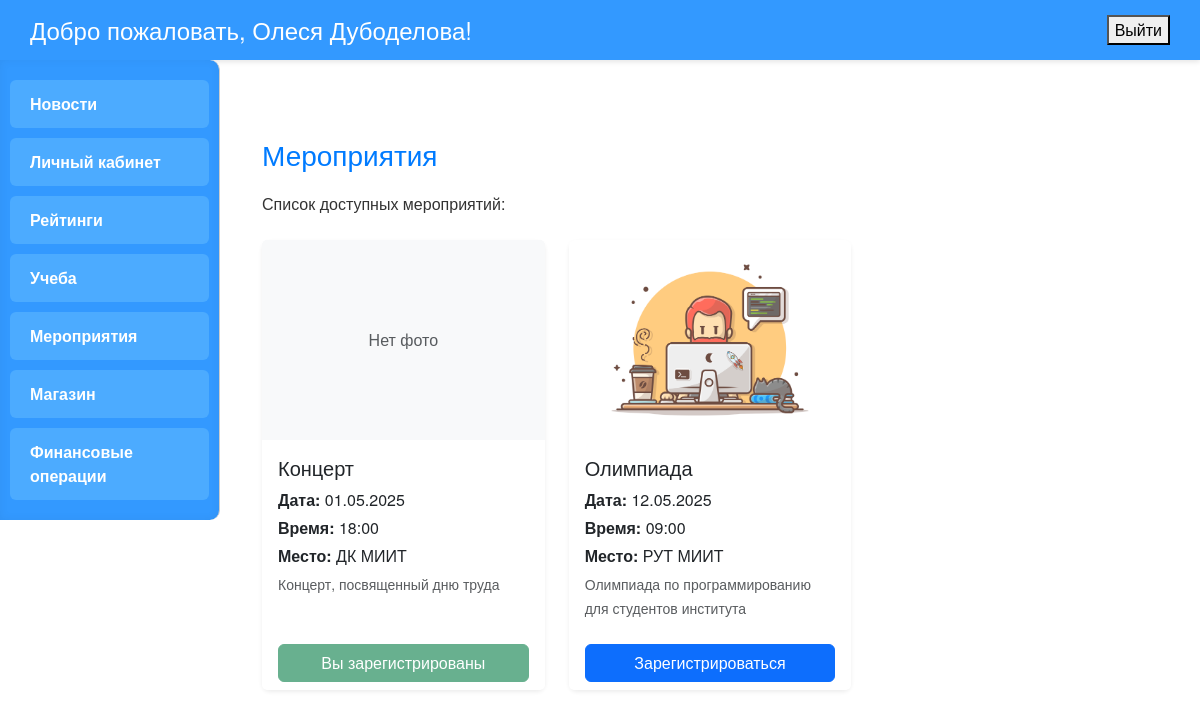
Screenshot of /events/ (signed in) with the database file from the repository.
### main/models.py (models this page shows, shortened)
class Events(models.Model):
    event_id = models.AutoField(primary_key=True)
    date = models.DateField(verbose_name='Дата')
    time = models.TimeField(verbose_name='Время')
    event_name = models.CharField(max_length=100, verbose_name='Название мероприятия')
    place = models.CharField(max_length=100, verbose_name='Место проведения')
    available = models.BooleanField(default=True, verbose_name='Доступность')
    notes = models.TextField(blank=True, null=True, verbose_name='Примечания')
    event_photo = models.ImageField(upload_to='event_photos/', blank=True, null=True, verbose_name='Фото мероприятия')

### main/views.py (the view, shortened to what this page needs)
# urls.py: path('events/', views.events, name='events'),
@login_required
def events(request):
    profile = request.user.profile
    all_events = Events.objects.all()
    form_create = EventForm(prefix='create')
    form_edit = None
    event_to_edit = None
    for event in all_events:
        event.is_registered = event.registrations.filter(user=request.user).exists()
    return render(request, 'extracurricular/events.html', {
        'events': all_events,
        'profile': profile,
        'form_create': form_create,
        'form_edit': form_edit,
        'event_to_edit': event_to_edit,
    })

### main/templates/extracurricular/events.html (shortened to what this page needs)
{% extends "main/base.html" %}
{% block content %}
<div class="container mt-5">
    <h2>Мероприятия</h2>
    <p class="mb-4">Список доступных мероприятий:</p>
    {% if events %}
        <div class="row row-cols-1 row-cols-md-2 row-cols-lg-3 g-4">
            {% for event in events %}
                <div class="col">
                    <div class="card h-100 shadow-sm border-0 rounded-3">
                        {% if event.event_photo %}
                            <img src="{{ event.event_photo.url }}" class="card-img-top"
                                 style="height: 200px; object-fit: cover;">
                        {% else %}
                            <div class="card-img-top bg-light d-flex align-items-center justify-content-center text-muted"
                                 style="height: 200px;">
                                Нет фото
                            </div>
                        {% endif %}
                        <div class="card-body">
                            <h5 class="card-title">{{ event.event_name }}</h5>
                            <p class="card-text mb-1"><strong>Дата:</strong> {{ event.date|date:"d.m.Y" }}</p>
                            <p class="card-text mb-1"><strong>Время:</strong> {{ event.time|time:"H:i" }}</p>
                            <p class="card-text mb-1"><strong>Место:</strong> {{ event.place }}</p>
                            {% if event.notes %}
                                <p class="card-text text-muted"><small>{{ event.notes|truncatechars:100 }}</small></p>
                            {% endif %}
                        </div>
                        <div class="card-footer bg-white border-0">
                            {% if profile.role == 'ST' %}
                                {% if event.is_registered %}
                                    <button class="btn btn-success w-100" disabled>Вы зарегистрированы</button>
                                {% else %}
                                    <a href="{% url 'register_event' event_id=event.event_id %}" class="btn btn-primary w-100">
                                        Зарегистрироваться
                                    </a>
                                {% endif %}
                            {% endif %}
                        </div>
                    </div>
                </div>
            {% endfor %}
        </div>
    {% else %}
        <div class="alert alert-info mt-4">На данный момент нет доступных мероприятий.</div>
    {% endif %}
</div>
{% endblock %}

### main/templates/main/base.html (shortened to what this page needs)
<!DOCTYPE html>
<html lang="ru">
<head>
  <link href="https://cdn.jsdelivr.net/npm/bootstrap@5.3.3/dist/css/bootstrap.min.css" rel="stylesheet">
</head>
<body>
  <div class="header">
    {% if user.is_authenticated %}
      <h1>Добро пожаловать, {{ user.get_full_name|default:user.username }}!</h1>
      <form method="post" action="{% url 'logout' %}">
        <button type="submit" onclick="return confirm('Вы уверены, что хотите выйти?')">Выйти</button>
      </form>
    {% else %}
      <h1>Добро пожаловать!</h1>
      <a href="{% url 'login' %}" class="exit-link">Войти</a>
    {% endif %}
  </div>
  <div class="page-wrapper d-flex">
    <div class="sidebar">
      {% if user.profile.role == 'AD' %}
        <div class="menu-item"><a href="{% url 'news' %}">Новости</a></div>
        <div class="menu-item"><a href="{% url 'home' %}">Личный кабинет</a></div>
        <div class="menu-item"><a href="{% url 'dashboard' %}">Рейтинги</a></div>
        <div class="menu-item"><a href="{% url 'study' %}">Учеба</a></div>
        <div class="menu-item"><a href="{% url 'subjects' %}">Предметы</a></div>
        <div class="menu-item"><a href="{% url 'events' %}">Мероприятия</a></div>
        <div class="menu-item"><a href="{% url 'registrations' %}">Регистрации</a></div>
        <div class="menu-item"><a href="{% url 'shop' %}">Магазин</a></div>
        <div class="menu-item"><a href="{% url 'orders' %}">Заказы</a></div>
        <div class="menu-item"><a href="{% url 'operations' %}">Финансовые операции</a></div>
      {% elif user.profile.role == 'ST' %}
        <div class="menu-item"><a href="{% url 'news' %}">Новости</a></div>
        <div class="menu-item"><a href="{% url 'home' %}">Личный кабинет</a></div>
        <div class="menu-item"><a href="{% url 'dashboard' %}">Рейтинги</a></div>
        <div class="menu-item"><a href="{% url 'study' %}">Учеба</a></div>
        <div class="menu-item"><a href="{% url 'events' %}">Мероприятия</a></div>
        <div class="menu-item"><a href="{% url 'shop' %}">Магазин</a></div>
        <div class="menu-item"><a href="{% url 'operations' %}">Финансовые операции</a></div>
      {% elif user.profile.role == 'MA' %}
        <div class="menu-item"><a href="{% url 'news' %}">Новости</a></div>
        <div class="menu-item"><a href="{% url 'home' %}">Личный кабинет</a></div>
        <div class="menu-item"><a href="{% url 'events' %}">Мероприятия</a></div>
        <div class="menu-item"><a href="{% url 'registrations' %}">Регистрации</a></div>
      {% elif user.profile.role == 'PR' %}
        <div class="menu-item"><a href="{% url 'news' %}">Новости</a></div>
        <div class="menu-item"><a href="{% url 'home' %}">Личный кабинет</a></div>
        <div class="menu-item"><a href="{% url 'shop' %}">Магазин</a></div>
        <div class="menu-item"><a href="{% url 'orders' %}">Заказы</a></div>
      {% endif %}
    </div>
    <div class="main">
      {% block content %}{% endblock %}
    </div>
  </div>
</body>
</html>

### main/templates/main/base.html (style rules this page uses)
body { margin: 0; font-family: 'Helvetica Neue', Arial, sans-serif; background-color: #fff; color: #333; }
.header { background-color: #3399ff; padding: 15px 30px; display: flex; justify-content: space-between; align-items: center; box-shadow: 0 2px 5px rgba(0,0,0,0.1); }
.header h1 { margin: 0; font-size: 24px; color: #fff; }
.page-wrapper { display: flex; min-height: 100vh; }
.sidebar { width: 220px; background-color: #3399ff; border-right: 1px solid #ccc; padding: 20px 10px; display: flex; flex-direction: column; gap: 10px; border-radius: 0 10px 10px 0; box-shadow: inset 0 0 10px rgba(0,0,0,0.05); overflow-y: auto; height: 100%; }
.menu-item { padding: 12px 20px; background-color: #4cabff; color: #fff; text-decoration: none; border-radius: 6px; font-weight: 600; cursor: pointer; transition: background-color 0.3s, transform 0.2s; }
.menu-item a { color: #fff !important; text-decoration: none; display: block; width: 100%; height: 100%; }
.main { flex-grow: 1; padding: 30px; }
.main h2 { margin-top: 0; font-size: 28px; color: #007bff; margin-bottom: 20px; }

### rows the page displays
Events: event_photo "Нет фото", event_name "Концерт", date "01.05.2025", time "18:00", place "ДК МИИТ", notes "Концерт, посвященный дню труда", shows "Вы зарегистрированы"
Events: event_photo (picture), event_name "Олимпиада", date "12.05.2025", time "09:00", place "РУТ МИИТ", notes "Олимпиада по программированию для студентов института", shows "Зарегистрироваться"

### other values shown
{{ user.get_full_name|default:user.username }} "Олеся Дубоделова"
